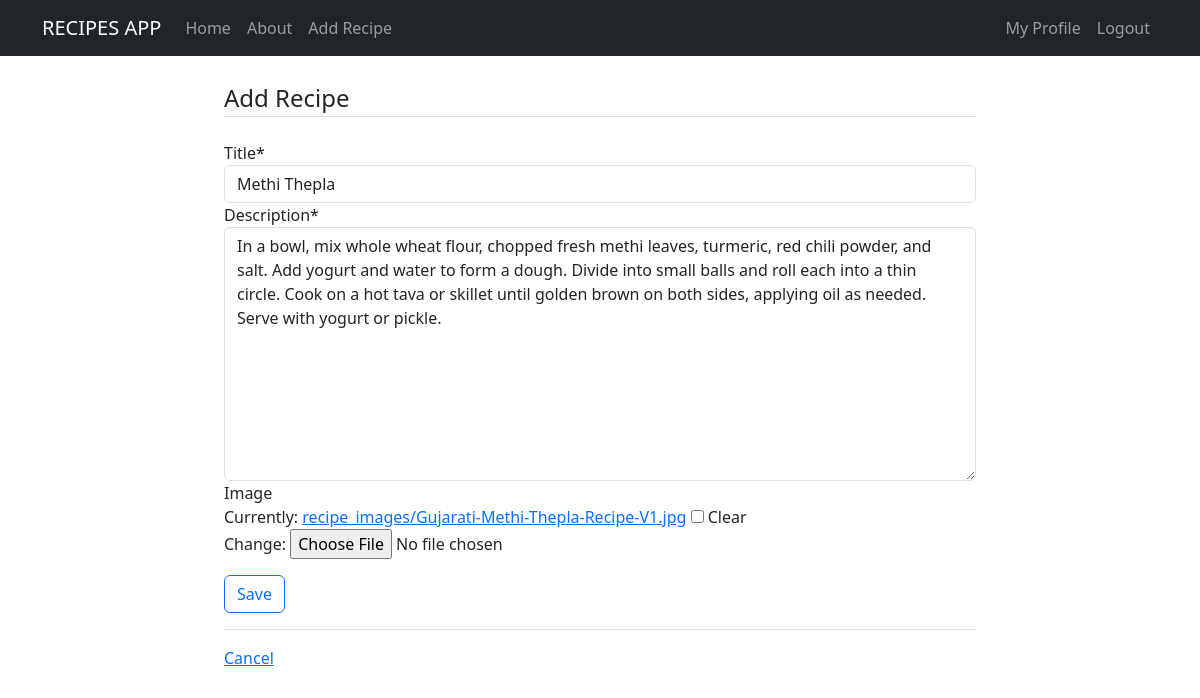
/recipe/10/update/ (signed in), run on the app's committed database.
### recipes/models.py (models this page shows, shortened)
class Recipe(models.Model):
    title=models.CharField(max_length=100)
    description= models.TextField()
    author= models.ForeignKey(User , on_delete=models.CASCADE)
    created_at= models.DateTimeField(auto_now_add=True)
    updated_at=models.DateTimeField(auto_now=True)
    image= models.ImageField(upload_to='recipe_images/',null=True ,blank=True)

### recipes/views.py (the view, shortened to what this page needs)
# urls.py: path('recipe/<int:pk>/update/', views.RecipeUpdateView.as_view() ,name="recipe-update"),
class RecipeUpdateView(LoginRequiredMixin,UserPassesTestMixin, UpdateView):
    model =models.Recipe
    fields=['title','description','image']
    def test_func(self):
        recipe= self.get_object()
        return self.request.user == recipe.author

### recipes/templates/recipes/recipe_form.html (shortened to what this page needs)
{% extends 'recipes/base.html' %} {% load crispy_forms_tags %}
{% block content %}
<div class="container">
    <form method="POST" enctype="multipart/form-data">
        <fieldset class="form-group">
            <legend class="border-bottom mb-4">Add Recipe</legend>
            {{ form|crispy }}
        </fieldset>
        <div class="form-group py-3">
            <input class="btn btn-outline-primary" type="submit" value="Save" >
        </div>
    </form>
    <div class="border-top pt-3">
        <a href="{% url 'recipes-home' %}">Cancel</a>
    </div>
</div>
{% endblock content %}

### data on the page
Recipe: title "Methi Thepla", description "In a bowl, mix whole wheat flour, chopped fresh methi leaves, turmeric, red chili powder, and salt. Add yogurt and water to form a dough. Divide into small balls and roll each into a thin circle. Cook on a hot tava or skillet until golden brown on both sides, applying oil as needed. Serve with yogurt or pickle."
